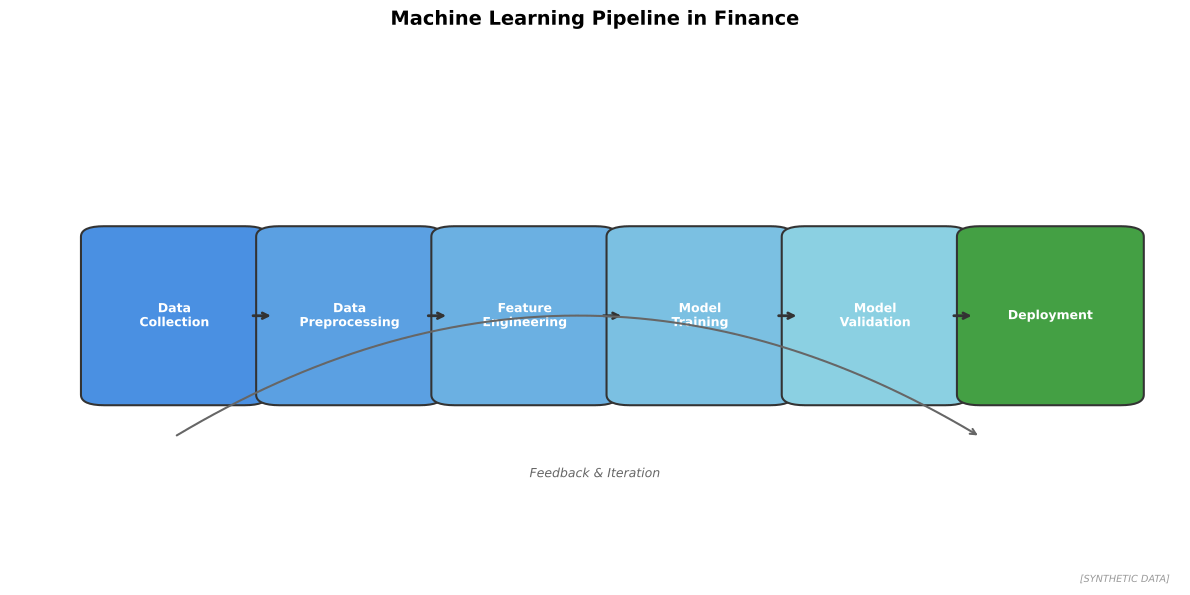

Source code (Python):
"""
Machine Learning Pipeline Overview
Shows the typical ML workflow in finance

Output: ml_pipeline.pdf
Module: module_03_ai_ml
Lesson: 25 - Introduction to AI/ML
"""

from pathlib import Path
import matplotlib.pyplot as plt
import matplotlib.patches as mpatches
import numpy as np

CHART_METADATA = {
    'title': 'Machine Learning Pipeline',
    'module': 'module_03_ai_ml',
    'lesson': 25,
    'url': 'https://github.com/Digital-AI-Finance/digital-finance/tree/main/module_03_ai_ml/figures/ml_pipeline'
}

plt.rcParams.update({
    'font.size': 10,
    'axes.labelsize': 10,
})

def create_chart():
    """Create ML pipeline visualization"""
    fig, ax = plt.subplots(figsize=(12, 6))

    # Pipeline stages
    stages = ['Data\nCollection', 'Data\nPreprocessing', 'Feature\nEngineering',
              'Model\nTraining', 'Model\nValidation', 'Deployment']
    colors = ['#4A90E2', '#5BA0E2', '#6BB0E2', '#7BC0E2', '#8BD0E2', '#44A044']

    # Draw boxes
    box_width = 0.12
    box_height = 0.3
    y_center = 0.5

    for i, (stage, color) in enumerate(zip(stages, colors)):
        x = 0.08 + i * 0.15
        rect = mpatches.FancyBboxPatch((x, y_center - box_height/2), box_width, box_height,
                                        boxstyle="round,pad=0.02", facecolor=color,
                                        edgecolor='#333333', linewidth=1.5)
        ax.add_patch(rect)
        ax.text(x + box_width/2, y_center, stage, ha='center', va='center',
                fontsize=9, fontweight='bold', color='white')

        # Draw arrow to next stage
        if i < len(stages) - 1:
            ax.annotate('', xy=(x + box_width + 0.025, y_center),
                       xytext=(x + box_width + 0.005, y_center),
                       arrowprops=dict(arrowstyle='->', color='#333333', lw=2))

    # Add feedback loop
    ax.annotate('', xy=(0.14, y_center - box_height/2 - 0.08),
               xytext=(0.83, y_center - box_height/2 - 0.08),
               arrowprops=dict(arrowstyle='<-', color='#666666', lw=1.5,
                             connectionstyle='arc3,rad=0.3'))
    ax.text(0.5, y_center - box_height/2 - 0.15, 'Feedback & Iteration',
            ha='center', va='center', fontsize=9, color='#666666', style='italic')

    ax.set_xlim(0, 1)
    ax.set_ylim(0, 1)
    ax.axis('off')
    ax.set_title('Machine Learning Pipeline in Finance', fontsize=14, fontweight='bold', pad=20)

    # Synthetic label
    fig.text(0.98, 0.02, '[SYNTHETIC DATA]', fontsize=7, color='#999999',
            ha='right', style='italic')

    plt.tight_layout()

    output_path = Path(__file__).parent / 'ml_pipeline.pdf'
    plt.savefig(output_path, format='pdf', dpi=300, bbox_inches='tight')
    plt.close()
    print(f"Chart saved to: {output_path}")
    return output_path

if __name__ == '__main__':
    create_chart()
